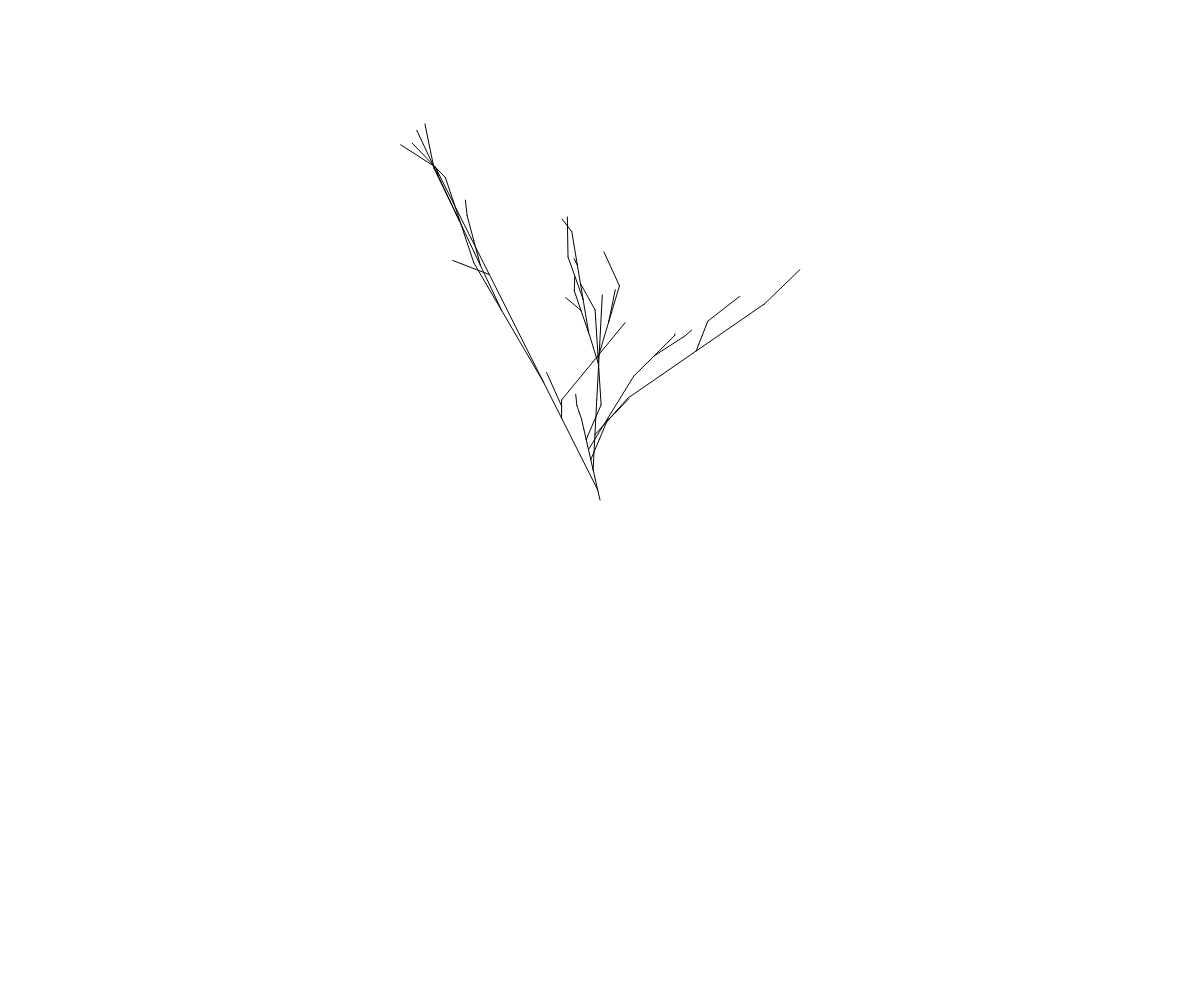
Frame 1 (no input)
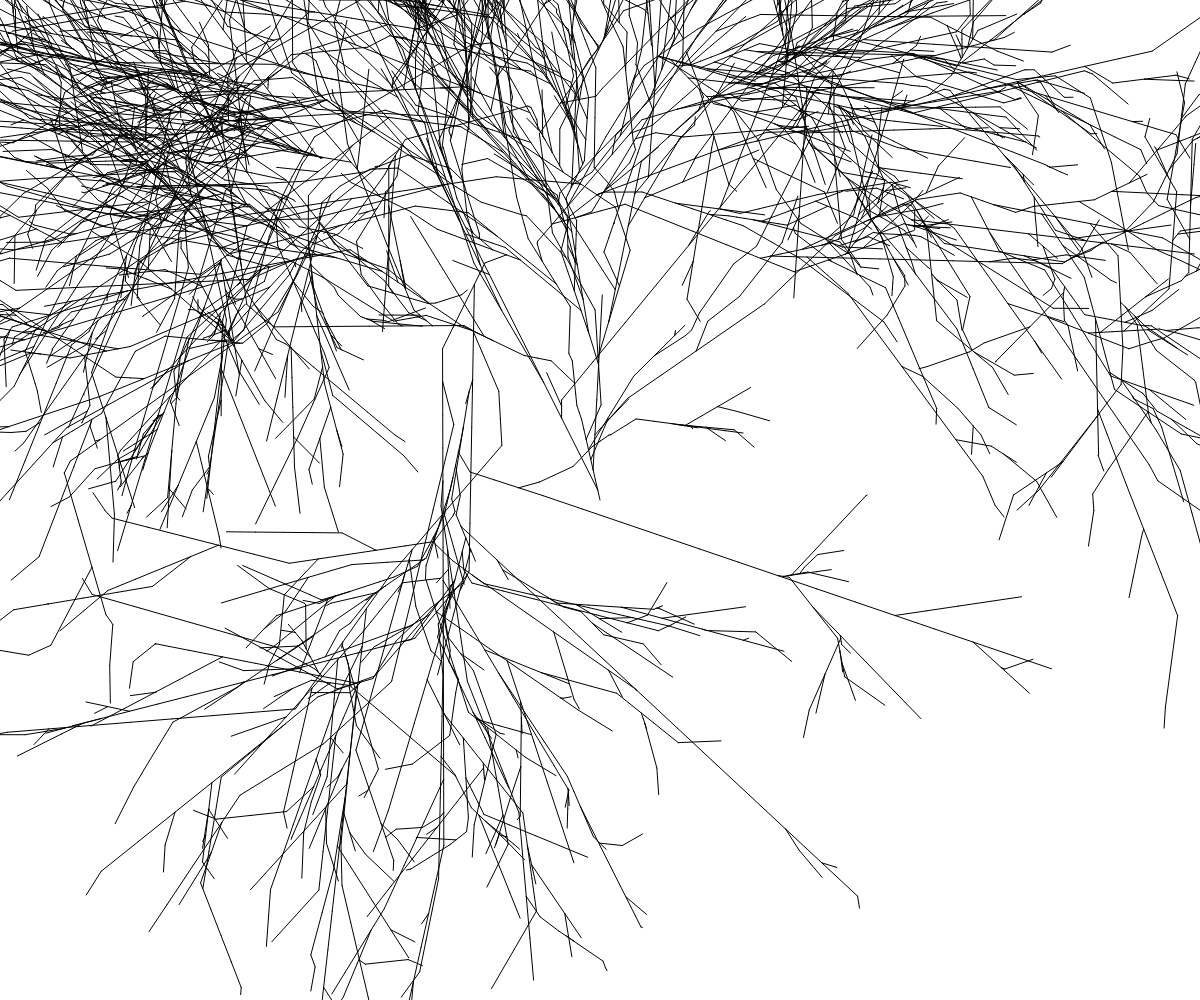
Frame 60 (no input)
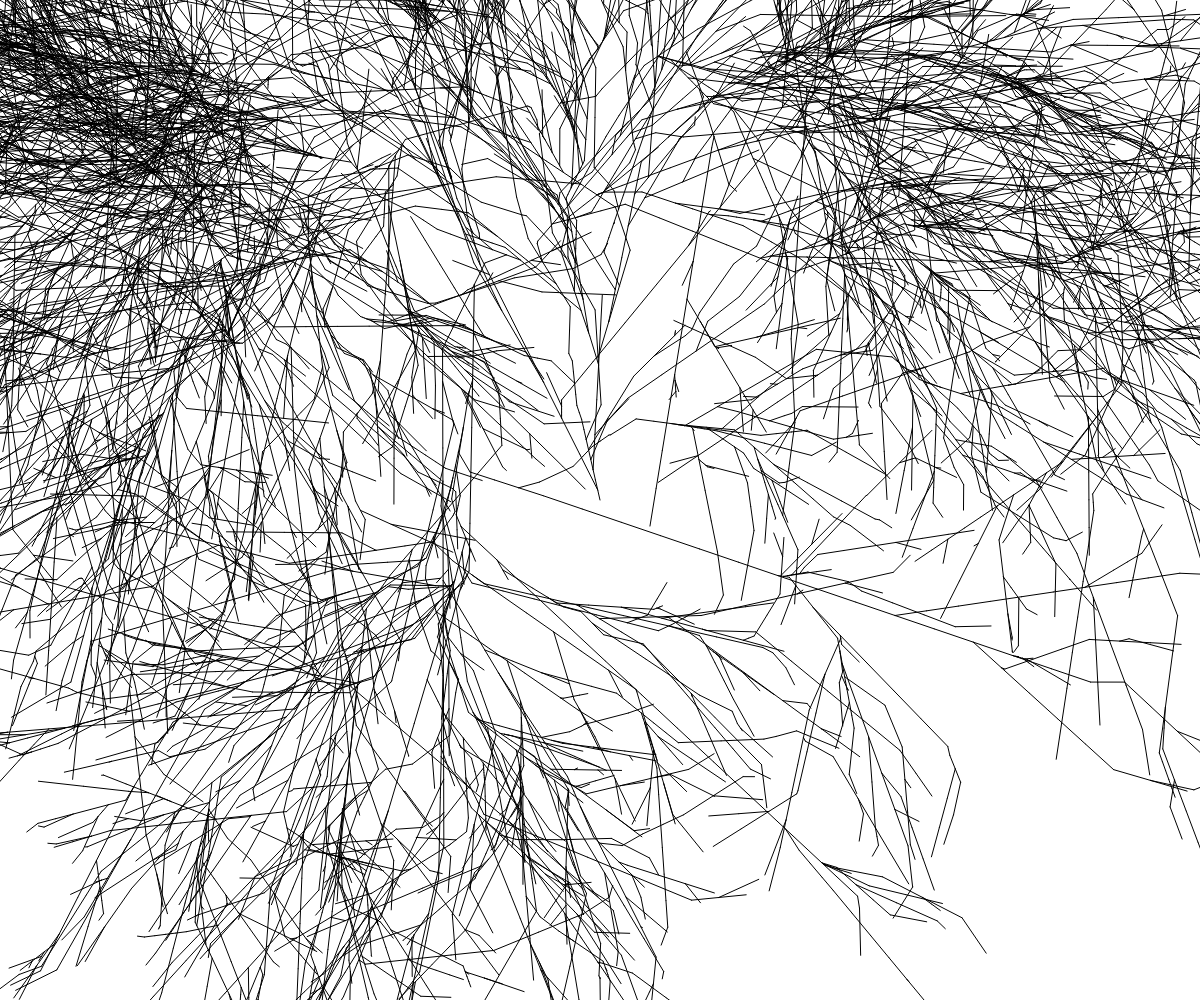
Frame 120 (the mouse pressed at the canvas centre since frame 60)

The p5.js sketch that drew these frames (run headless with seeded random() and noise() and a simulated clock; from frame 60 on, the mouse is pressed at the canvas centre):

// p5.js sketch
// ── sketch.js
const modulo = (n,d) => ((n % d) + d) % d;
const points = [];
const numStartPoints = 1;
const maxStep = 50;
const maxda = Math.PI/4;
const maxBranches = 1;
let i = numStartPoints-1;
const animSpeed = 100;
function setup() {
  createCanvas(innerWidth, innerHeight);
  for(let i=0;i<numStartPoints;i++) {
    points.push({x:width/2,y:height/2,a:random(TWO_PI),step:random(maxStep)});
  }
  background(255);
}

function draw() {
  let numUpdates = 0;
  while(numUpdates++ < animSpeed && points.length > 0) {
    const p = points[i];
    const nx = p.x + p.step*cos(p.a);
    const ny = p.y + p.step*sin(p.a);
    line(p.x,p.y,nx,ny);
    p.x = nx;
    p.y = ny;
    if(p.x > width || p.x < 0 || p.y > height || p.y < 0) {
      points.splice(i,1);
    } else {
      const numBranches = floor(random(maxBranches+1));
      for(let j = 0;j < numBranches;j++) {
        const a = p.a + random(-maxda,maxda);
        const step = random(maxStep);
        points.push({x:p.x,y:p.y,a,step});
      }
      if(random()>1/(numBranches+1.1)) points.splice(i,1);
    }
    i = modulo(i-1,points.length);
  }
}
